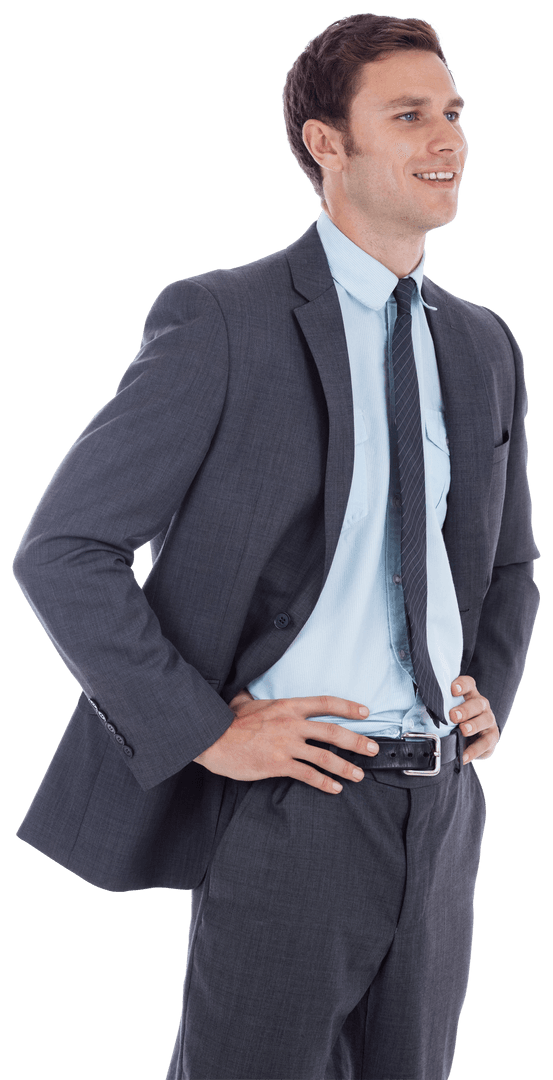
#> input picture jji.png, 553 x 1080 px
$ python test_enhancement.py
#> lines starting #> are read from the running program, lines starting #| are printed output that depends on the picture
#!/usr/bin/env python3
"""
Test script to verify that the image enhancement function works without sharpening
"""
import os
import sys
from PIL import Image
import numpy as np

# Add the app directory to the Python path to import the function
sys.path.insert(0, os.path.join(os.path.dirname(__file__), 'app'))

from main import enhance_image_quality

def test_enhancement():
    """Test the enhancement function with a sample image"""
    # Create a simple test image (or load an existing one if available)
    test_image_path = os.path.join(os.path.dirname(__file__), 'jji.png')

    if os.path.exists(test_image_path):
        print(f"Loading test image from {test_image_path}")
        original_img = Image.open(test_image_path).convert('RGB')
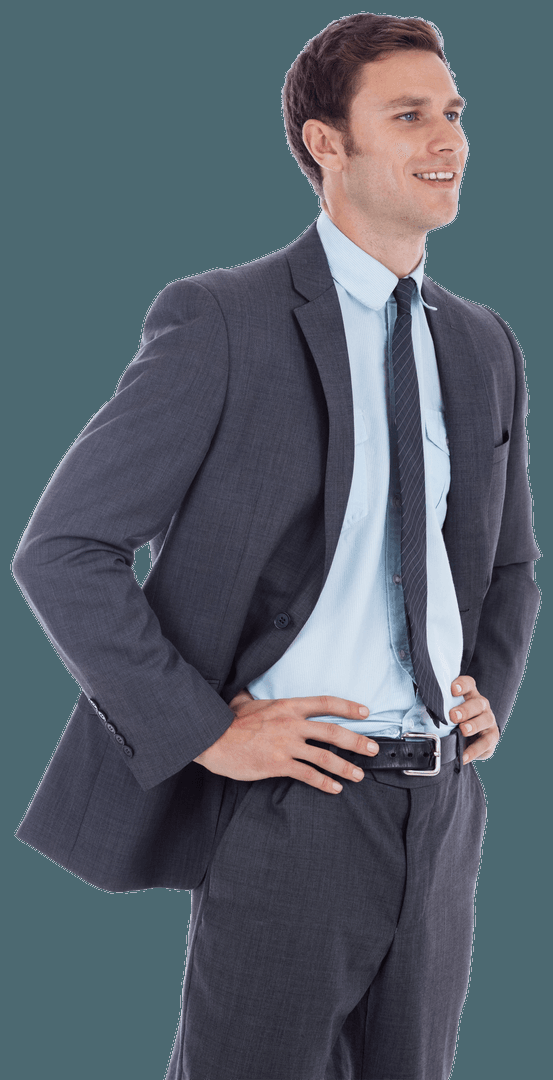
#> original_img: PIL image 553x1080 RGB; mean R, G, B 87.5, 96.4, 106.7
    else:
        print("Creating a simple test image")
        # Create a simple gradient test image
        width, height = 200, 200
        array = np.zeros((height, width, 3), dtype=np.uint8)
        for y in range(height):
            for x in range(width):
                array[y, x] = [x % 256, y % 256, (x + y) % 256]
        original_img = Image.fromarray(array, 'RGB')

    print(f"Original image size: {original_img.size}")
#| Original image size: (553, 1080)
    print(f"Original image mode: {original_img.mode}")
#| Original image mode: RGB

    # Apply enhancement
    enhanced_img = enhance_image_quality(original_img)

    # Save both images for comparison
    original_img.save(os.path.join(os.path.dirname(__file__), 'test_original_enhance.png'))
    enhanced_img.save(os.path.join(os.path.dirname(__file__), 'test_enhanced_result.png'))

    print("Enhancement completed successfully!")
    print("Original image saved as: test_original_enhance.png")
    print("Enhanced image saved as: test_enhanced_result.png")

    # Basic verification that the function returned an image
    assert enhanced_img is not None, "Enhancement function returned None"
    assert enhanced_img.size == original_img.size, "Enhanced image size differs from original"
    print("All basic checks passed!")

if __name__ == "__main__":
    test_enhancement()
#> (the call stopped at in test_enhancement, `enhanced_img = enhance_image_quality(original_img)`: main is not available in this run)

$ run again, with jju.png copied over jji.png
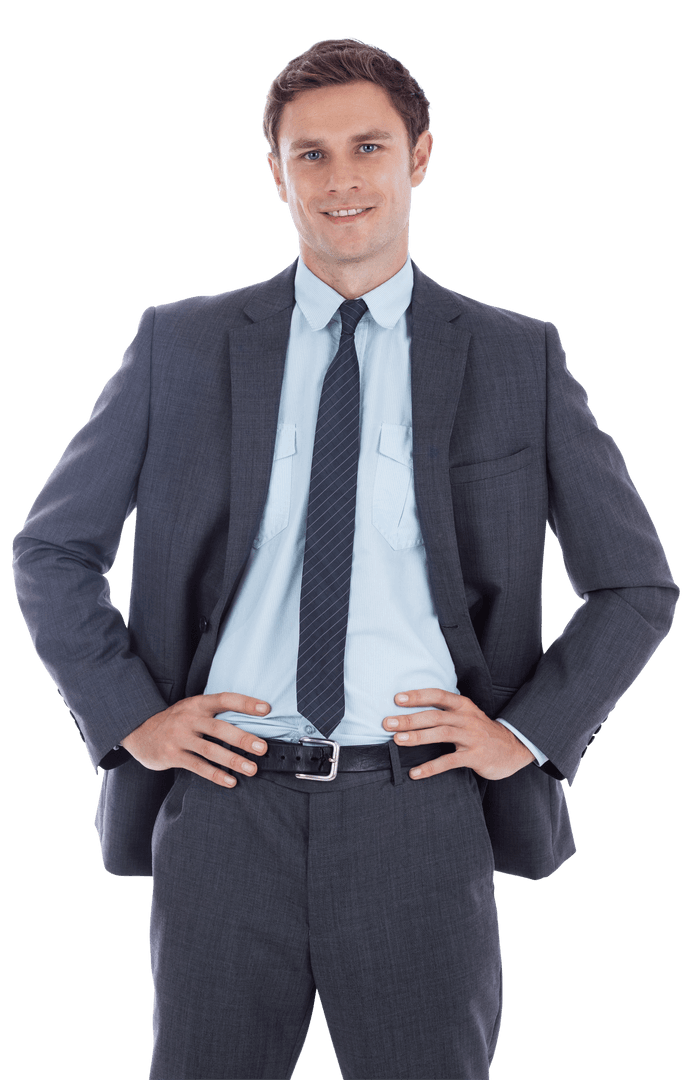
#> input picture jju.png, 692 x 1080 px
#> in test_enhancement, `original_img = Image.open(test_image_path).convert('RGB')`:
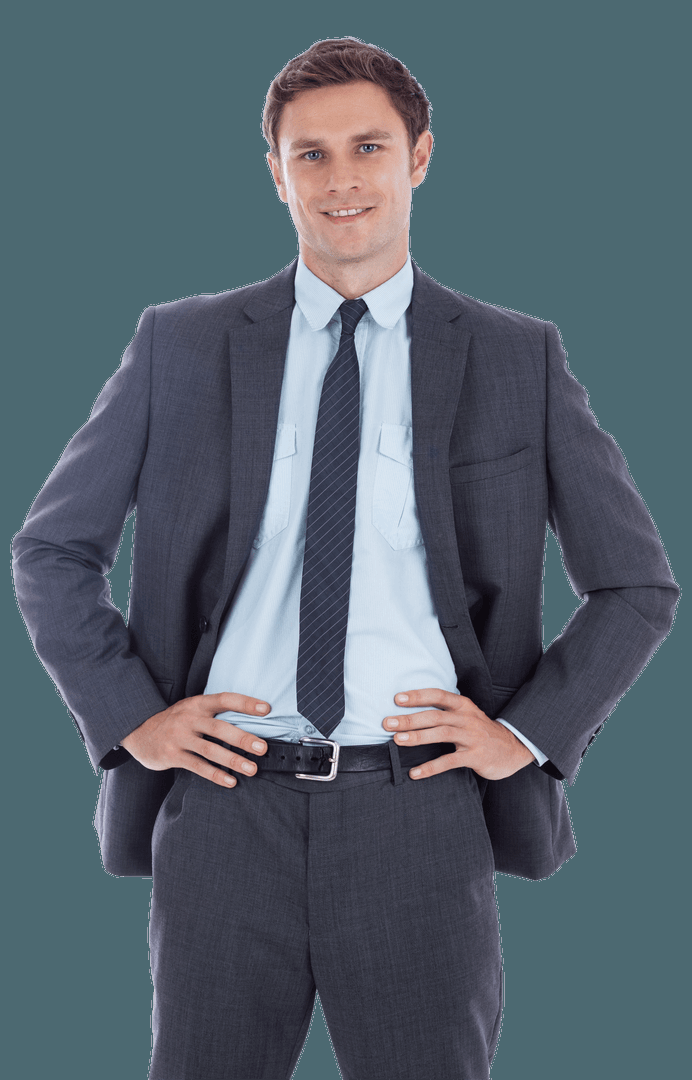
#> original_img: PIL image 692x1080 RGB; mean R, G, B 86.4, 98.4, 108.9
#| Original image size: (692, 1080)
#| Original image mode: RGB
